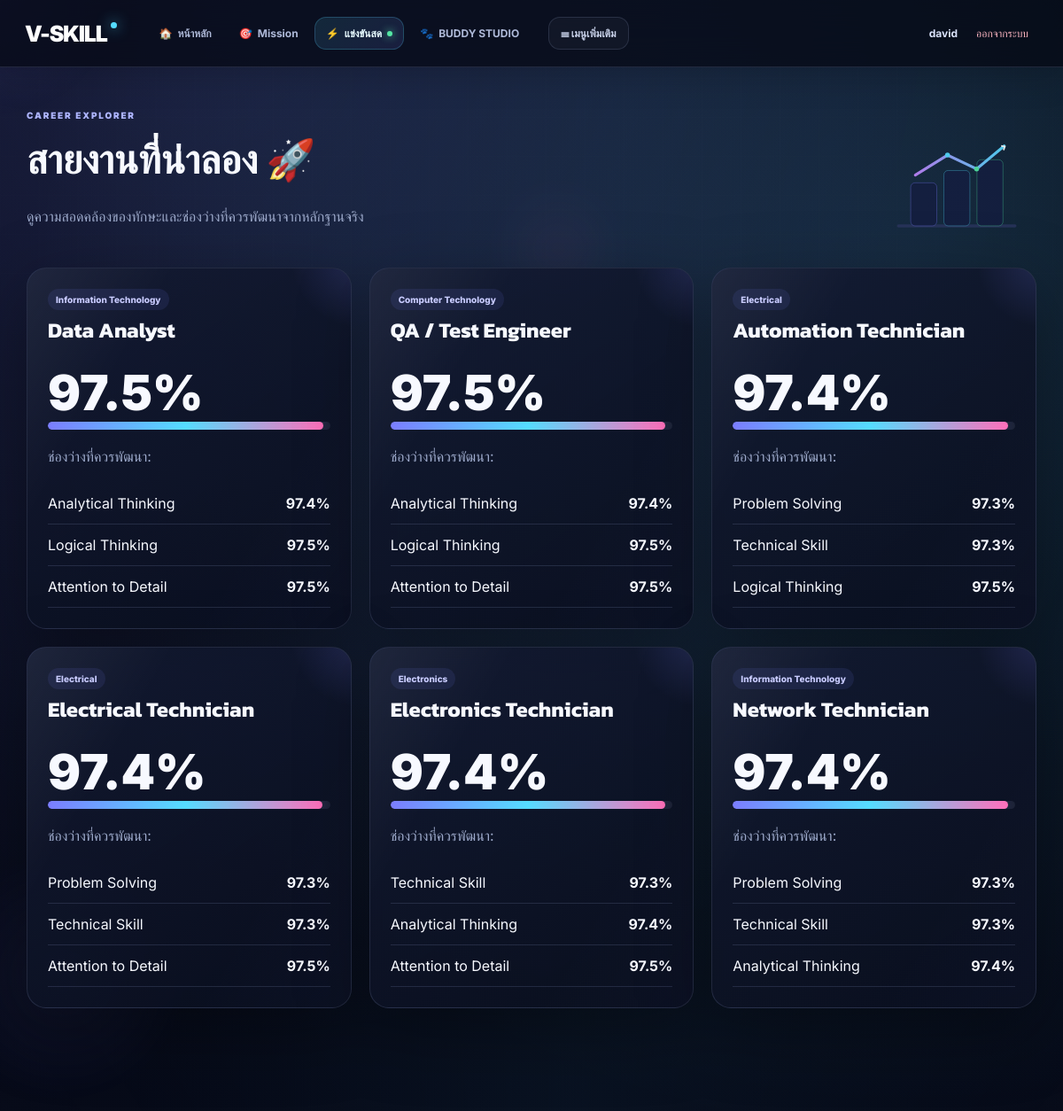
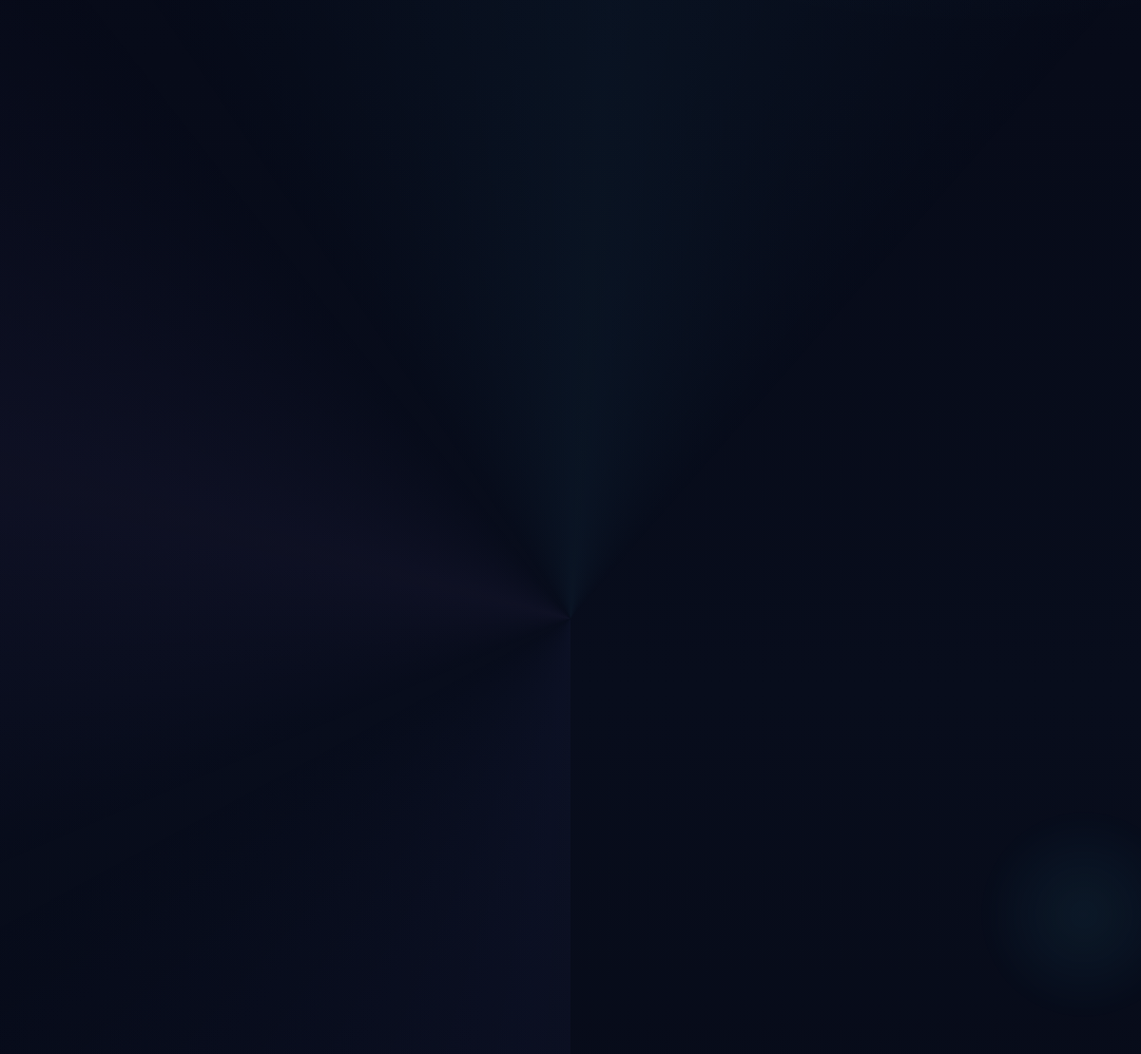
Screenshot of /student/careers (signed in) with the database file from the repository (2 pictures, top to bottom).
### database/models.py (models this page shows, shortened)
class User(UserMixin, db.Model):
    id=db.Column(db.Integer, primary_key=True)
    name=db.Column(db.String(120), nullable=False)
    email=db.Column(db.String(255), unique=True, nullable=False, index=True)
    password_hash=db.Column(db.String(255), nullable=False)
    role=db.Column(db.String(20), nullable=False, default="student")
    created_at=db.Column(db.DateTime, default=datetime.utcnow)
    departments=db.relationship("Department", secondary=user_department, back_populates="users")
    attempts=db.relationship("MissionAttempt", back_populates="user", cascade="all, delete-orphan")
    achievements=db.relationship("UserAchievement", back_populates="user", cascade="all, delete-orphan")

class Department(db.Model):
    id=db.Column(db.Integer, primary_key=True)
    name=db.Column(db.String(120), unique=True, nullable=False)
    description=db.Column(db.Text, default="")
    users=db.relationship("User", secondary=user_department, back_populates="departments")
    missions=db.relationship("Mission", back_populates="department")
    careers=db.relationship("Career", back_populates="department")

class Career(db.Model):
    id=db.Column(db.Integer, primary_key=True)
    name=db.Column(db.String(160), unique=True, nullable=False)
    description=db.Column(db.Text, default="")
    department_id=db.Column(db.Integer, db.ForeignKey("department.id"))
    department=db.relationship("Department", back_populates="careers")
    skills=db.relationship("Skill", secondary=career_skill, back_populates="careers")

class Skill(db.Model):
    id=db.Column(db.Integer, primary_key=True)
    name=db.Column(db.String(120), unique=True, nullable=False)
    description=db.Column(db.Text, default="")
    mission_weight=db.Column(db.Float, default=1.0)
    missions=db.relationship("Mission", secondary=mission_skill, back_populates="skills")
    careers=db.relationship("Career", secondary=career_skill, back_populates="skills")

### routes/student.py (the view, shortened to what this page needs)
@student_bp.get("/careers")
@login_required
def careers():
    rows=career_fit(current_user.id)
    compass="career_compass" in __import__("core.skill_perks",fromlist=["equipped"]).equipped(current_user.id)
    return render_template("student/careers.html",careers=rows,career_compass=compass)

### core/avatar_items.py (called while the page is built)
def skill_id_for_item(asset_key):
    for row in SKILL_ITEMS:
        if row[3] == asset_key:
            return row[7]
    return None

def curated_items():
    ensure_catalog()
    rows = AvatarItem.query.filter(AvatarItem.slot == "skill_item").all()
    return [r for r in rows if r.asset_key in ALLOWED_SKILL_ITEM_KEYS]

### core/career_engine.py (called while the page is built)
def _selected_department(user_id):
    from database.models import User
    u=User.query.get(user_id)
    return next((d for d in (u.departments or []) if d.name in NEW_DEPARTMENTS), None) if u else None

def career_fit(user_id):
    scores={x.skill_id:x.score for x in SkillScore.query.filter_by(user_id=user_id)}
    selected=_selected_department(user_id)
    out=[]
    for c in Career.query.all():
        if not c.skills: continue
        vals=[scores.get(s.id,0) for s in c.skills]
        fit=sum(vals)/len(vals)
        if selected and c.department_id==selected.id:
            fit=min(100,fit+8)
        gaps=sorted([(s.name,round(scores.get(s.id,0),1)) for s in c.skills],key=lambda x:x[1])
        out.append({"career":c.name,"fit":round(fit,1),"department":c.department.name if c.department else None,
                    "gaps":gaps[:3],"selected":bool(selected and c.department_id==selected.id)})
    return sorted(out,key=lambda x:(-x["fit"],x["career"]))

### core/skill_perks.py (called while the page is built)
def ensure_catalog():
    changed=False
    for spec in PERKS:
        row=SkillPerk.query.filter_by(skill_id=spec["skill_id"]).first()
        if not row:
            db.session.add(SkillPerk(**spec)); changed=True
        else:
            for k,v in spec.items():
                if getattr(row,k)!=v:
                    setattr(row,k,v); changed=True
    if changed: db.session.commit()

def mission_count(user_id):
    return MissionAttempt.query.filter_by(user_id=user_id).count()

def achievement_count(user_id):
    return UserAchievement.query.filter_by(user_id=user_id).count()

def equipped_from_items(user_id):
    av=UserAvatar.query.filter_by(user_id=user_id).first()
    if not av:
        return []
    try:
        data=json.loads(av.equipped_items or '{}')
    except Exception:
        data={}
    keys=data.get('skill_items',[]) if isinstance(data,dict) else []
    if not isinstance(keys,list): keys=[keys] if keys else []
    allowed={x.asset_key for x in curated_items()}
    out=[]
    for key in keys[:3]:
        if key not in allowed: continue
        sid=skill_id_for_item(key)
        if sid and sid not in out: out.append(sid)
    return out

### templates/student/careers.html
{% extends "base.html" %}{% block content %}<div class="page-head"><div><span class="eyebrow">CAREER EXPLORER</span><h1>สายงานที่น่าลอง 🚀</h1><p>ดูความสอดคล้องของทักษะและช่องว่างที่ควรพัฒนาจากหลักฐานจริง</p></div><img class="empty-art" src="/static/img/career.svg" alt="ภาพประกอบอาชีพ"></div><div class="mission-grid">{% for c in careers %}<div class="card career-card" data-tilt><span class="career-tag">{{c.department}}</span><h2>{{c.career}}</h2><div class="score">{{c.fit}}%</div><div class="progress-track"><i style="--value:{{c.fit}}%"></i></div>{% if career_compass %}<div class="career-recommendation"><b>🗺️ Career Compass</b><span>{{c.recommendation_reason}}</span></div>{% endif %}<p>ช่องว่างที่ควรพัฒนา:</p>{% for n,s in c.gaps %}<div class="fit"><span>{{n}}</span><b>{{s}}%</b></div>{% endfor %}</div>{% else %}<div class="card">ทำ Mission เพิ่มเพื่อสร้าง Career Fit</div>{% endfor %}</div>{% endblock %}

### templates/base.html (shortened to what this page needs)
<!doctype html>
<html lang="th">
<head>
<link rel="stylesheet" href="/static/css/app.css">
</head>
<body>
<div class="ambient ambient-a"></div><div class="ambient ambient-b"></div><div class="ambient ambient-c"></div>
<div class="cursor-glow"></div>
<nav class="top-nav">
  <div class="nav-left">
    <a class="brand" href="/" aria-label="V-SKILL หน้าหลัก">V-SKILL<span class="brand-dot"></span></a>
    {% if current_user.is_authenticated %}
    <div class="primary-nav" aria-label="เมนูหลัก">
      {% if current_user.role=="student" %}
      <a class="nav-link" href="/student/">🏠 <span>หน้าหลัก</span></a>
      <a class="nav-link" href="/student/discovery">🎯 <span>Mission</span></a>
      <a class="nav-link nav-live" href="/student/competition">⚡ <span>แข่งขันสด</span><i class="live-dot"></i></a>
      <a class="nav-link nav-buddy" href="/student/avatar">🐾 <span>BUDDY STUDIO</span></a>
      {% elif current_user.role=="teacher" %}
      <a class="nav-link" href="/teacher/">🧑‍🏫 <span>Teacher Dashboard</span></a>
      {% elif current_user.role=="admin" %}
      <a class="nav-link" href="/admin/">⚙️ <span>Admin Dashboard</span></a>
      {% endif %}
    </div>
    {% if current_user.role=="student" %}
    <details class="more-menu">
      <summary>☰ <span>เมนูเพิ่มเติม</span></summary>
    </details>
    {% endif %}
    {% endif %}
  </div>
  <div class="nav-account">
    {% if current_user.is_authenticated %}
      <span class="nav-user">{{ current_user.name }}</span>
      <a class="nav-link logout" href="/logout">ออกจากระบบ</a>
    {% else %}
      <a class="nav-link" href="/login">เข้าสู่ระบบ</a><a class="btn nav-cta" href="/register">สมัครสมาชิก</a>
    {% endif %}
  </div>
</nav>
<main>
{% block content %}{% endblock %}
</main>
</body></html>

### rows the page displays
User: name "david"
Department: department "Information Technology" "Information Technology"
Career: career "Data Analyst"
Skill: name "Analytical Thinking", s "97.4"
Skill: name "Logical Thinking", s "97.5"
Skill: name "Attention to Detail", s "97.5"
Department: department "Computer Technology"
Career: career "QA / Test Engineer"
Department: department "Electrical" "Electrical"
Career: career "Automation Technician"
Skill: name "Problem Solving", s "97.3"
Skill: name "Technical Skill", s "97.3"
Career: career "Electrical Technician"
Department: department "Electronics"
Career: career "Electronics Technician"
Career: career "Network Technician"

### other values shown
{{ c.fit }} "97.5" "97.5" "97.4" "97.4" "97.4" "97.4"
